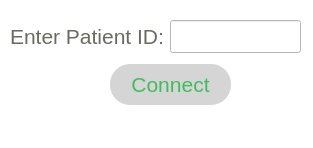
<?xml version="1.0" encoding="UTF-8"?>
<ui version="4.0">
 <class>MainWindow</class>
 <widget class="QMainWindow" name="MainWindow">
  <property name="geometry">
   <rect>
    <x>0</x>
    <y>0</y>
    <width>313</width>
    <height>148</height>
   </rect>
  </property>
  <property name="windowTitle">
   <string>MainWindow</string>
  </property>
  <property name="styleSheet">
   <string notr="true">background-color: rgb(255, 255, 255);</string>
  </property>
  <widget class="QWidget" name="centralwidget">
   <widget class="QPushButton" name="connect_ble">
    <property name="geometry">
     <rect>
      <x>110</x>
      <y>64</y>
      <width>121</width>
      <height>41</height>
     </rect>
    </property>
    <property name="font">
     <font>
      <pointsize>16</pointsize>
      <weight>50</weight>
      <bold>false</bold>
     </font>
    </property>
    <property name="styleSheet">
     <string notr="true">color: rgb(63, 189, 92);
border-radius : 20;
background-color: rgb(213, 213, 213);</string>
    </property>
    <property name="text">
     <string>Connect</string>
    </property>
   </widget>
   <widget class="QWidget" name="">
    <property name="geometry">
     <rect>
      <x>10</x>
      <y>20</y>
      <width>291</width>
      <height>33</height>
     </rect>
    </property>
    <layout class="QHBoxLayout" name="horizontalLayout">
     <item>
      <widget class="QLabel" name="label">
       <property name="font">
        <font>
         <pointsize>16</pointsize>
        </font>
       </property>
       <property name="styleSheet">
        <string notr="true">color: rgb(105, 107, 96);</string>
       </property>
       <property name="text">
        <string>Enter Patient ID:</string>
       </property>
      </widget>
     </item>
     <item>
      <widget class="QLineEdit" name="patient_id">
       <property name="font">
        <font>
         <pointsize>16</pointsize>
        </font>
       </property>
       <property name="styleSheet">
        <string notr="true">color: rgb(216, 0, 0);
</string>
       </property>
      </widget>
     </item>
    </layout>
   </widget>
  </widget>
  <widget class="QMenuBar" name="menubar">
   <property name="geometry">
    <rect>
     <x>0</x>
     <y>0</y>
     <width>313</width>
     <height>21</height>
    </rect>
   </property>
  </widget>
  <widget class="QStatusBar" name="statusbar"/>
 </widget>
 <resources/>
 <connections/>
</ui>
